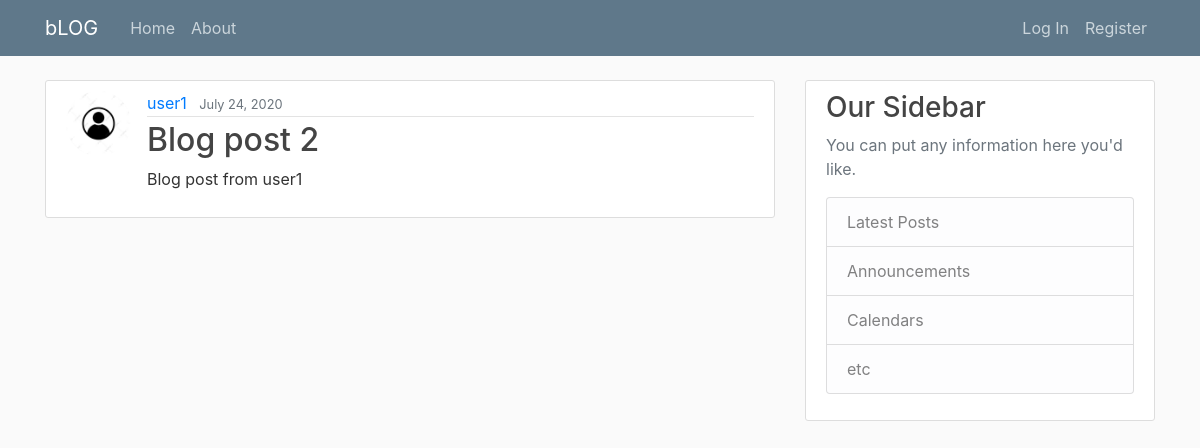
The app's page /post/4/, older data.
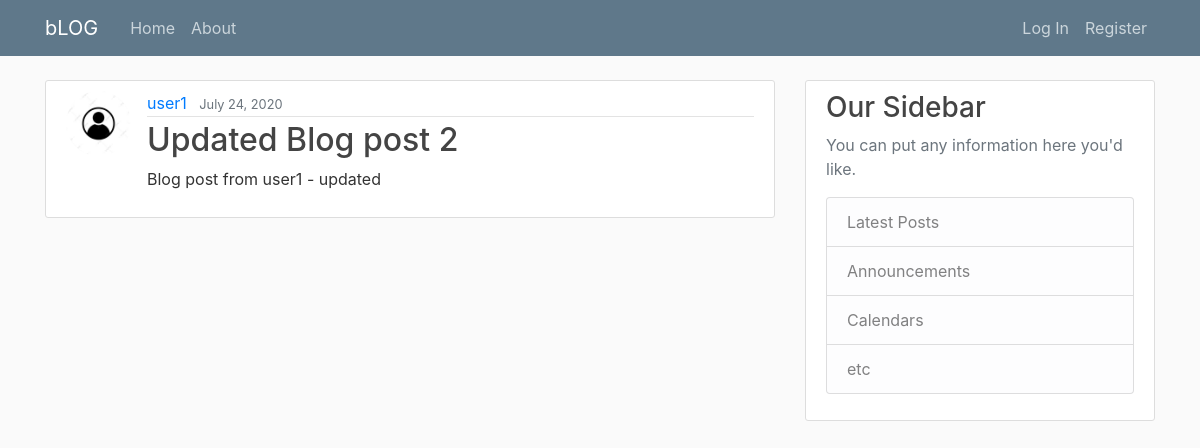
The same page, newer data.
### blog/models.py (models this page shows, shortened)
class Post(models.Model):
    title = models.CharField(max_length=100)
    content = models.TextField()
    date_posted = models.DateTimeField(default = timezone.now)
    author = models.ForeignKey(User, on_delete = models.CASCADE) # If user is deleted, also delete all related posts

### users/models.py (models this page shows, shortened)
class Profile(models.Model):
    user = models.OneToOneField(User, on_delete = models.CASCADE)
    image = models.ImageField(default = 'default.jpg', upload_to='profile_pics')

### blog/views.py (the view)
# urls.py: path('post/<int:pk>/', PostDetailView.as_view(), name='post-detail'),
class PostDetailView(DetailView):
    model = Post

### blog/templates/blog/post_detail.html (shortened to what this page needs)
{% extends "blog/base.html" %}
{% block content %}
  <article class="media content-section">
    <img class="rounded-circle article-img" src="{{ object.author.profile.image.url }}">
    <div class="media-body">
      <div class="article-metadata">
        <a class="mr-2" href="#">{{ object.author }}</a>
        <small class="text-muted">{{ object.date_posted|date:"F d, Y" }}</small>
      </div>
      <h2 class="article-title">{{ object.title }}</h2>
      <p class="article-content">{{ object.content }}</p>
    </div>
  </article>
{% endblock content %}

Row changes from the older to the newer data that the page shows:
changed Post "user1": title "Blog post 2" → "Updated Blog post 2"; content "Blog post from user1" → "Blog post from user1 - updated"
